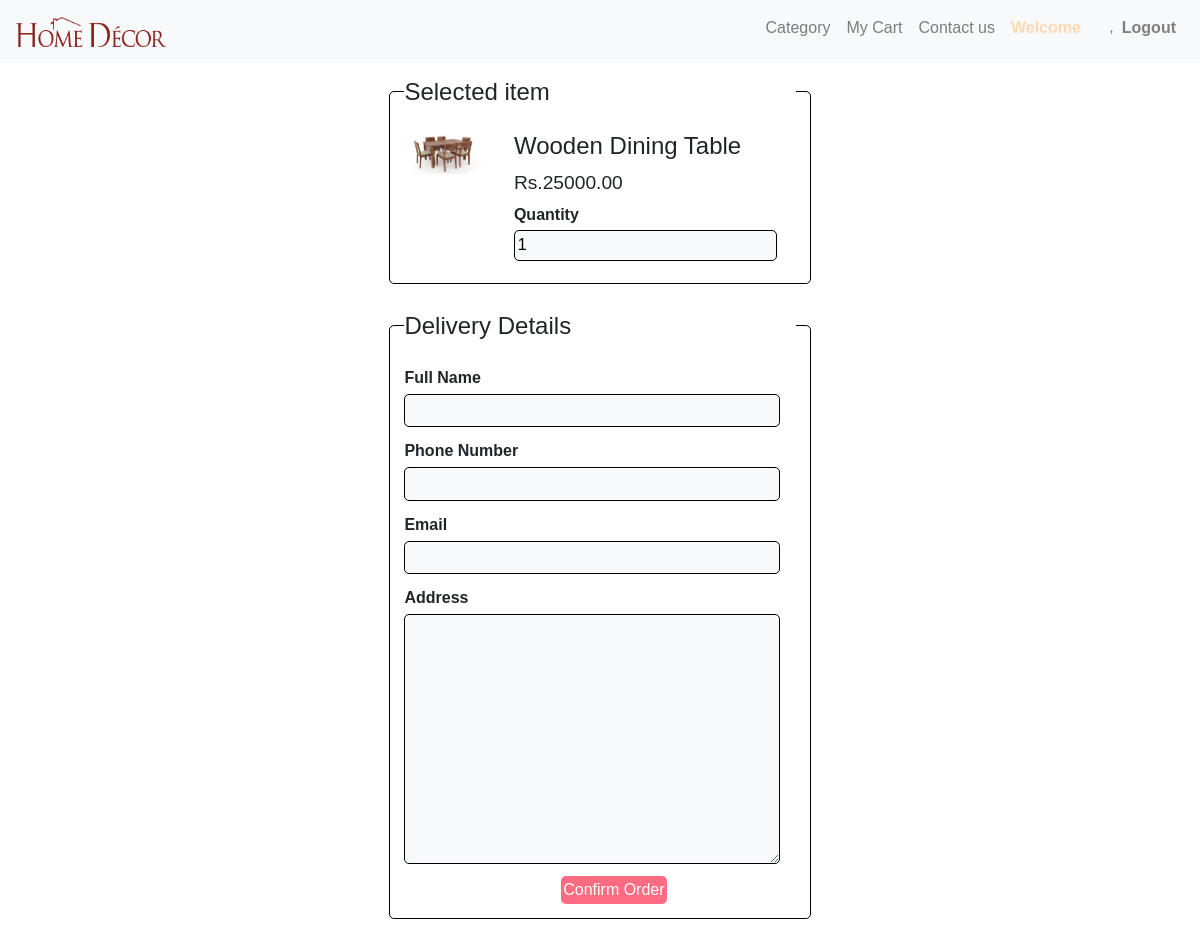
The page /order.php?food_id=9 on the database its author committed.
### tables this page shows
CREATE TABLE `products` (
  `id` int(11) NOT NULL,
  `title` varchar(150) DEFAULT NULL,
  `description` varchar(255) DEFAULT NULL,
  `price` decimal(10,2) DEFAULT NULL,
  `image_name` varchar(255) DEFAULT NULL,
  `category_id` int(10) DEFAULT NULL,
  `featured` varchar(10) DEFAULT NULL,
  `active` varchar(10) DEFAULT NULL
);

### order.php (the view, shortened to what this page needs)
<?php
  include 'header1.php';
?>
<!DOCTYPE html>
<html lang="en">
<head>
  <link rel="stylesheet" href="css/stylee.css" />
</head>
<body>
  <?php
  if(isset($_GET['food_id'])){
    $food_id=$_GET['food_id'];
    $sql="SELECT * FROM products WHERE id=$food_id";
    $res=mysqli_query($conn,$sql);
    $count=mysqli_num_rows($res);
    if($count>0){
      $row=mysqli_fetch_assoc($res);
      $title=$row['title'];
      $price=$row['price'];
      $image=$row['image_name'];
    }else{
      header('location:'.$home."decor.php");
    }
  }else{
    header('location:'.$home."decor.php");
  }
?>
  <section class="food-search">
    <div class="container">
      <h2 class="text-center " style="color:black;">
      </h2>
      <form action="" class="order" method="POST">
        <fieldset>
          <legend>Selected item</legend>
          <div class="food-menu-img">
            <?php
                if($image==""){
                  echo "<div class='error'>Image not available</div>";
                }else{
                  ?>
            <img src="<?php $home; ?>img/products/<?php echo $image; ?>" alt="" class="img-responsive img-curve" />
            <?php
                }
              ?>
          </div>
          <div class="food-menu-desc">
            <h3><?php echo $title; ?></h3>
            <p class="food-price">Rs.<?php echo $price; ?></p>
            <div class="order-label">Quantity</div>
            <input type="number" name="qty" class="input-responsive" value="1" required />
          </div>
        </fieldset>
        <fieldset>
          <legend>Delivery Details</legend>
          <div class="order-label">Full Name</div>
          <input type="text" name="full-name" class="input-responsive" required />
          <div class="order-label">Phone Number</div>
          <input type="tel" name="contact" class="input-responsive" required />
          <div class="order-label">Email</div>
          <input type="email" name="email" class="input-responsive" required />
          <div class="order-label">Address</div>
          <textarea name="address" rows="10" class="input-responsive" required></textarea>
          <div style="padding-left: 40%;">
            <input type="submit" name="submit" value="Confirm Order" class="btn btn-primary" />
          </div>
        </fieldset>
      </form>
    </div>
  </section>

### css/stylee.css (style rules this page uses)
* { margin: 0 0; padding: 0 0; font-family: Arial, Helvetica, sans-serif; }
.container { width: 80%; margin: 0 auto; padding: 1%; }
.img-responsive { width: 100%; }
.img-curve { border-radius: 15px; }
.text-center { text-align: center; }
.btn { padding: 1%; border: none; font-size: 1rem; border-radius: 5px; }
.btn-primary { background-color: #ff6b81; color: white; cursor: pointer; }
h2 { color: #2f3542; font-size: 2rem; margin-bottom: 2%; }
h3 { font-size: 1.5rem; }
fieldset { border: 1px solid black; margin: 5%; padding: 3%; border-radius: 5px; }
.food-menu-img { width: 20%; float: left; }
.food-menu-desc { width: 70%; float: left; margin-left: 8%; }
.food-price { font-size: 1.2rem; margin: 2% 0; }
.order { width: 50%; margin: 0 auto; }
.input-responsive { width: 96%; padding: 1%; margin-bottom: 3%; border: 1px solid black; border-radius: 5px; font-size: 1rem; background-color: #f8f9fa; }
.order-label { margin-bottom: 1%; font-weight: bold; }

### rows shown on the page
products: image_name (picture), title "Wooden Dining Table", price "25000.00"
